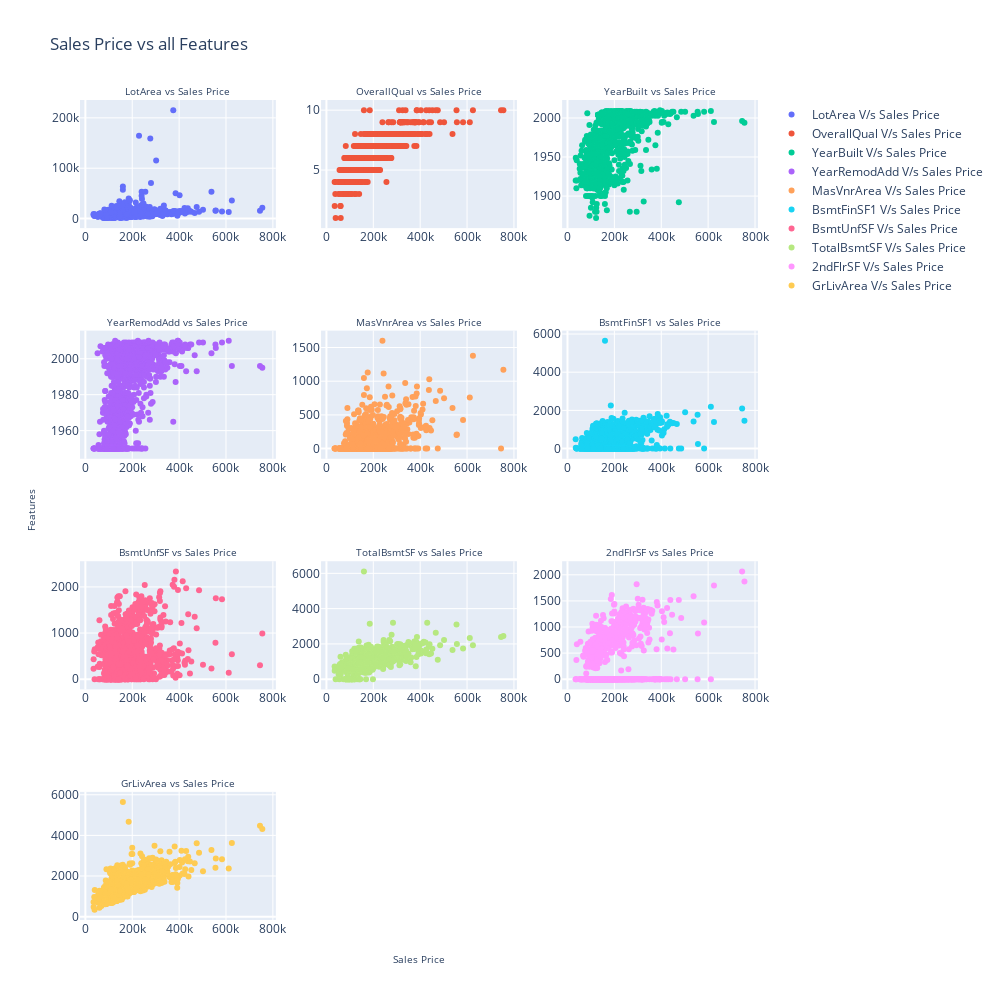

Write notebook code for a chart like this one.
### Markdown cell above
### Scatter plots

### Code cell
fig = make_subplots(rows=4, cols=3, subplot_titles=[str(col+ ' vs Sales Price') for col in col_selected], 
                     x_title = 'Sales Price', y_title = 'Features')
col_num = 0
row_num = 1
for col in col_selected:
    if col_num == 3:
        col_num = 0
        row_num = row_num +1
    col_num += 1 
    title = col + ' V/s ' + 'Sales Price'
    fig.add_trace(go.Scatter(x=df_house_price_sel.SalePrice, y=df_house_price_sel[col], mode='markers', name=title), 
                  row=row_num, col=col_num, 
                   )
#    fig.update_yaxes(title_text=col, row=row_num, col=col_num)

fig.update_layout(height=1000, width=1000, title_text="Sales Price vs all Features",
                  annotations=[{ 
                      'font': {'size': 10}
                  }])

fig.show()

### Figure 1 — Plotly figure (JSON) as saved in the notebook; plotly's stock layout.template omitted (floating-point values rounded to 4 significant figures; data arrays with more than 128 entries replaced by an {"elided": "..."} marker saying what was removed)
{"data": [{"mode": "markers", "name": "LotArea V/s Sales Price", "type": "scatter", "x": {"elided": "1452 int values"}, "xaxis": "x", "y": {"elided": "1452 int values"}, "yaxis": "y"}, {"mode": "markers", "name": "OverallQual V/s Sales Price", "type": "scatter", "x": {"elided": "1452 int values"}, "xaxis": "x2", "y": {"elided": "1452 int values"}, "yaxis": "y2"}, {"mode": "markers", "name": "YearBuilt V/s Sales Price", "type": "scatter", "x": {"elided": "1452 int values"}, "xaxis": "x3", "y": {"elided": "1452 int values"}, "yaxis": "y3"}, {"mode": "markers", "name": "YearRemodAdd V/s Sales Price", "type": "scatter", "x": {"elided": "1452 int values"}, "xaxis": "x4", "y": {"elided": "1452 int values"}, "yaxis": "y4"}, {"mode": "markers", "name": "MasVnrArea V/s Sales Price", "type": "scatter", "x": {"elided": "1452 int values"}, "xaxis": "x5", "y": {"elided": "1452 int values"}, "yaxis": "y5"}, {"mode": "markers", "name": "BsmtFinSF1 V/s Sales Price", "type": "scatter", "x": {"elided": "1452 int values"}, "xaxis": "x6", "y": {"elided": "1452 int values"}, "yaxis": "y6"}, {"mode": "markers", "name": "BsmtUnfSF V/s Sales Price", "type": "scatter", "x": {"elided": "1452 int values"}, "xaxis": "x7", "y": {"elided": "1452 int values"}, "yaxis": "y7"}, {"mode": "markers", "name": "TotalBsmtSF V/s Sales Price", "type": "scatter", "x": {"elided": "1452 int values"}, "xaxis": "x8", "y": {"elided": "1452 int values"}, "yaxis": "y8"}, {"mode": "markers", "name": "2ndFlrSF V/s Sales Price", "type": "scatter", "x": {"elided": "1452 int values"}, "xaxis": "x9", "y": {"elided": "1452 int values"}, "yaxis": "y9"}, {"mode": "markers", "name": "GrLivArea V/s Sales Price", "type": "scatter", "x": {"elided": "1452 int values"}, "xaxis": "x10", "y": {"elided": "1452 int values"}, "yaxis": "y10"}], "layout": {"annotations": [{"font": {"size": 10}, "showarrow": false, "text": "LotArea vs Sales Price", "x": 0.1444, "xanchor": "center", "xref": "paper", "y": 1, "yanchor": "bottom", "yref": "paper"}, {"font": {"size": 10}, "showarrow": false, "text": "OverallQual vs Sales Price", "x": 0.5, "xanchor": "center", "xref": "paper", "y": 1, "yanchor": "bottom", "yref": "paper"}, {"font": {"size": 10}, "showarrow": false, "text": "YearBuilt vs Sales Price", "x": 0.8556, "xanchor": "center", "xref": "paper", "y": 1, "yanchor": "bottom", "yref": "paper"}, {"font": {"size": 10}, "showarrow": false, "text": "YearRemodAdd vs Sales Price", "x": 0.1444, "xanchor": "center", "xref": "paper", "y": 0.7188, "yanchor": "bottom", "yref": "paper"}, {"font": {"size": 10}, "showarrow": false, "text": "MasVnrArea vs Sales Price", "x": 0.5, "xanchor": "center", "xref": "paper", "y": 0.7188, "yanchor": "bottom", "yref": "paper"}, {"font": {"size": 10}, "showarrow": false, "text": "BsmtFinSF1 vs Sales Price", "x": 0.8556, "xanchor": "center", "xref": "paper", "y": 0.7188, "yanchor": "bottom", "yref": "paper"}, {"font": {"size": 10}, "showarrow": false, "text": "BsmtUnfSF vs Sales Price", "x": 0.1444, "xanchor": "center", "xref": "paper", "y": 0.4375, "yanchor": "bottom", "yref": "paper"}, {"font": {"size": 10}, "showarrow": false, "text": "TotalBsmtSF vs Sales Price", "x": 0.5, "xanchor": "center", "xref": "paper", "y": 0.4375, "yanchor": "bottom", "yref": "paper"}, {"font": {"size": 10}, "showarrow": false, "text": "2ndFlrSF vs Sales Price", "x": 0.8556, "xanchor": "center", "xref": "paper", "y": 0.4375, "yanchor": "bottom", "yref": "paper"}, {"font": {"size": 10}, "showarrow": false, "text": "GrLivArea vs Sales Price", "x": 0.1444, "xanchor": "center", "xref": "paper", "y": 0.1562, "yanchor": "bottom", "yref": "paper"}, {"font": {"size": 10}, "showarrow": false, "text": "Sales Price", "x": 0.5, "xanchor": "center", "xref": "paper", "y": 0, "yanchor": "top", "yref": "paper", "yshift": -30}, {"font": {"size": 10}, "showarrow": false, "text": "Features", "textangle": -90, "x": 0, "xanchor": "right", "xref": "paper", "xshift": -40, "y": 0.5, "yanchor": "middle", "yref": "paper"}], "height": 1000, "title": {"text": "Sales Price vs all Features"}, "width": 1000, "xaxis": {"anchor": "y", "domain": [0, 0.2889]}, "xaxis10": {"anchor": "y10", "domain": [0, 0.2889]}, "xaxis11": {"anchor": "y11", "domain": [0.3556, 0.6444]}, "xaxis12": {"anchor": "y12", "domain": [0.7111, 1]}, "xaxis2": {"anchor": "y2", "domain": [0.3556, 0.6444]}, "xaxis3": {"anchor": "y3", "domain": [0.7111, 1]}, "xaxis4": {"anchor": "y4", "domain": [0, 0.2889]}, "xaxis5": {"anchor": "y5", "domain": [0.3556, 0.6444]}, "xaxis6": {"anchor": "y6", "domain": [0.7111, 1]}, "xaxis7": {"anchor": "y7", "domain": [0, 0.2889]}, "xaxis8": {"anchor": "y8", "domain": [0.3556, 0.6444]}, "xaxis9": {"anchor": "y9", "domain": [0.7111, 1]}, "yaxis": {"anchor": "x", "domain": [0.8438, 1]}, "yaxis10": {"anchor": "x10", "domain": [0, 0.1562]}, "yaxis11": {"anchor": "x11", "domain": [0, 0.1562]}, "yaxis12": {"anchor": "x12", "domain": [0, 0.1562]}, "yaxis2": {"anchor": "x2", "domain": [0.8438, 1]}, "yaxis3": {"anchor": "x3", "domain": [0.8438, 1]}, "yaxis4": {"anchor": "x4", "domain": [0.5625, 0.7188]}, "yaxis5": {"anchor": "x5", "domain": [0.5625, 0.7188]}, "yaxis6": {"anchor": "x6", "domain": [0.5625, 0.7188]}, "yaxis7": {"anchor": "x7", "domain": [0.2812, 0.4375]}, "yaxis8": {"anchor": "x8", "domain": [0.2812, 0.4375]}, "yaxis9": {"anchor": "x9", "domain": [0.2812, 0.4375]}}}
